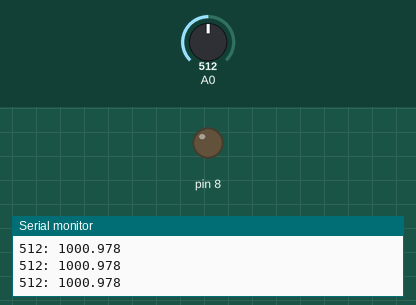
Recording of a sketch running on a simulated Arduino Uno, built with avr-gcc and run on an emulated ATmega328P. On the bench: output pins drawn as LEDs (lit = HIGH), the last lines printed to the serial monitor. Inputs (shaded band) come from the test bench; at power-on: A0 = 512.

Above: at 1.2 s.
1.3 s: A0 set to 542
At 2.0 s:
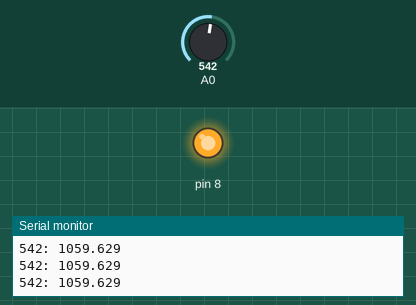
2.9 s: A0 set to 511
At 3.5 s:
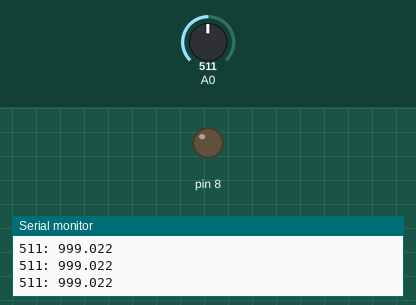
4.5 s: A0 set to 716
At 5.1 s:
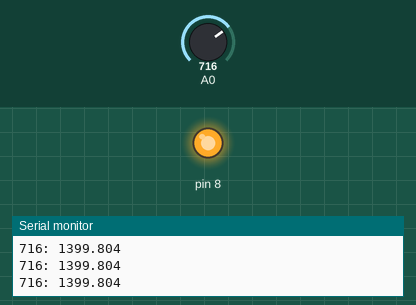
Timing chart, 0 to 7.5 s (numbered marks = the images above; inputs shaded):
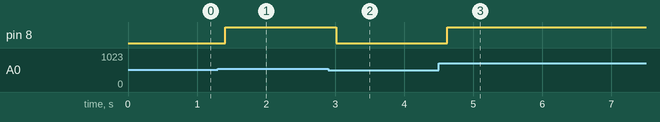

Measured:
- the behaviour switches between 523 and 524 on A0 (found by bisection; images 0 and 1)
- after the input at 1.3 s, pin 8: LOW → HIGH after 0.11 s
- after the input at 2.9 s, pin 8: HIGH → LOW after 0.12 s
- after the input at 4.5 s, pin 8: LOW → HIGH after 0.12 s

The sketch:

Deber_LagunaHenry.ino
```cpp
int date;
float dato;

void setup() {
  Serial.begin(9600);
  pinMode (8, OUTPUT);
}

void loop() {
dato = (analogRead(0) * 2000.0) / 1023.0;
 if (dato > 1024.0) {
        digitalWrite(8, HIGH);
      }
      else{
        digitalWrite(8, LOW);
        }
 Serial.print(String(analogRead(0))+ ": ");
 Serial.println(dato, 3);
 delay(200);
}
```
